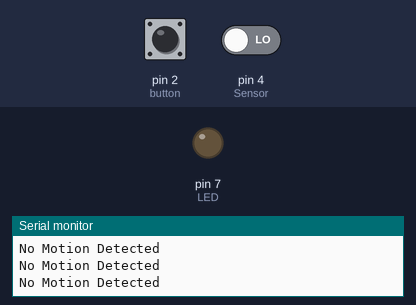
Recording of a sketch running on a simulated Arduino Uno, built with avr-gcc and run on an emulated ATmega328P. Parts: output pins drawn as LEDs (lit = HIGH), the last lines printed to the serial monitor. The test bench sets the inputs (shaded band); at power-on: pin 2 (button) HIGH, pin 4 (Sensor) LOW.

Above: at 1.8 s.
1.9 s: pin 2 (button) pulled LOW for 0.6 s
At 2.4 s:
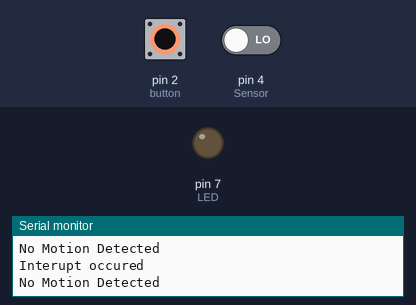
4.0 s: pin 4 (Sensor) driven HIGH
At 5.5 s:
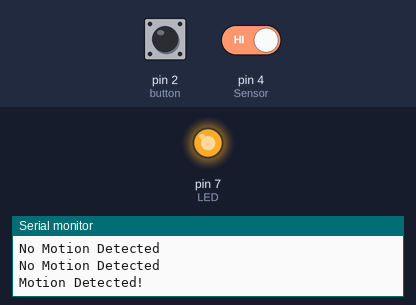
7.0 s: pin 4 (Sensor) driven LOW
At 9.9 s:
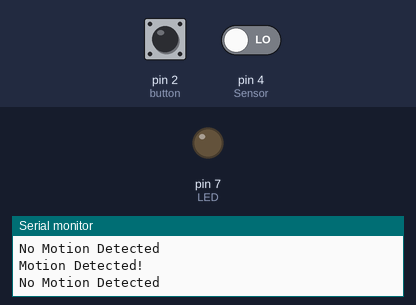
10.0 s: pin 2 (button) pulled LOW for 3.2 s
At 13.35 s:
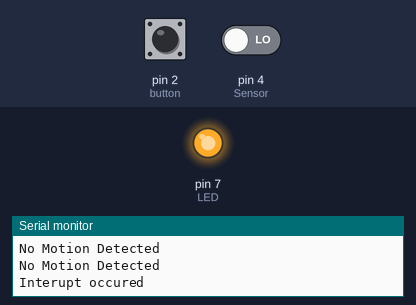
Timing chart, 0 to 15.0 s (numbered marks = the images above; inputs shaded):
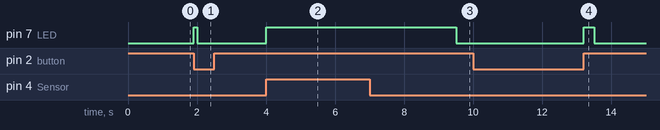

The sketch:

task3.ino
```cpp
const int Sensor = 4;
const int LED = 7;
const int button = 2;

int LED_State = LOW;

void setup() {
  Serial.begin(9600);
  pinMode(Sensor, INPUT);
  pinMode(LED, OUTPUT);
  pinMode(button, INPUT_PULLUP);
  attachInterrupt(digitalPinToInterrupt(button), SensorInterrupt, CHANGE);
}

void loop() {
  // Detect motion
  int Motion = digitalRead(Sensor);

  // Process the detection
  if (Motion == HIGH) {
    Serial.println("Motion Detected!");
    LED_State = HIGH;
    digitalWrite(LED, LED_State);
    delay(5000);
  } else {
    Serial.println("No Motion Detected");
    LED_State = LOW;
    digitalWrite(LED, LED_State);
  }

  delay(500);
}

void SensorInterrupt() {
  // Toggle the LED state
  digitalWrite(LED, !LED_State);
  Serial.println("Interupt occured");
  delay(1000);
}
```

Measured:
- after the input at 1.9 s, pin 7 (LED): LOW → HIGH at once, → LOW 0.10 s later
- after the input at 4.0 s, pin 7 (LED): LOW → HIGH at once
- after the input at 7.0 s, pin 7 (LED): HIGH → LOW after 2.5 s
- after the input at 10.0 s, pin 7 (LED): LOW → HIGH after 3.2 s, → LOW 0.31 s later
